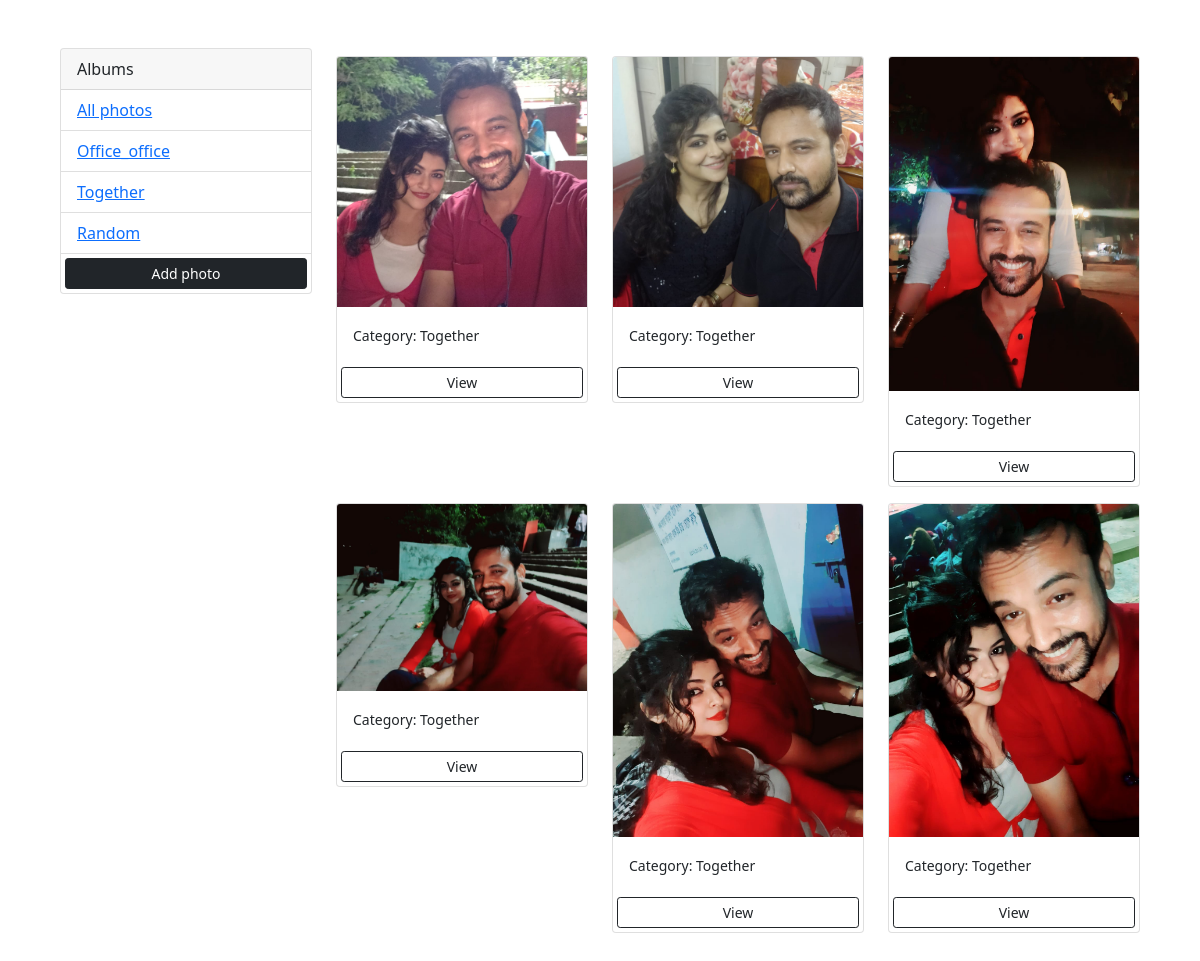
The app's page /?category=Together with its own data.
### photos/models.py (models this page shows, shortened)
class Category(models.Model):
    name = models.CharField(max_length=200, null=False, blank=False)

class Photo(models.Model):
    category = models.ForeignKey(Category, on_delete=models.SET_NULL, null=True, blank=True)
    image = models.ImageField(null=False, blank=False)
    description = models.TextField()

### photos/views.py (the view)
# urls.py: path('', views.gallery, name='gallery'),
def gallery(request):
    category = request.GET.get('category')
    if category is None:
        photos = Photo.objects.all()
    else:
        photos = Photo.objects.filter(category__name=category)
    categories = Category.objects.all()
    context = {'categories': categories, 'photos': photos}
    return render(request, 'photos/gallery.html', context)

### photos/templates/photos/gallery.html (shortened to what this page needs)
<!DOCTYPE html>
<html lang="en">
<head>
    <link href="https://cdn.jsdelivr.net/npm/bootstrap@5.0.2/dist/css/bootstrap.min.css" rel="stylesheet">
</head>
<body class="m-5">
    <div class="container">
        <div class="row">
            <div class="col-md-3">
                <div class="card">
                    <div class="card-header">
                        Albums
                    </div>
                    <ul class="list-group list-group-flush">
                        <li class="list-group-item">
                            <a href="{% url 'gallery' %}">All photos</a>
                        </li>
                        {% for category in categories %}
                        <li class="list-group-item">
                            <a href="{% url 'gallery' %}?category={{ category.name }}">{{ category.name }}</a>
                        </li>
                        {% endfor %}
                        <a href="{% url 'add' %}" class="btn btn-block btn-dark btn-sm m-1">
                            Add photo
                        </a>
                    </ul>
                </div>
            </div>
            <div class="col-md-9">
                <div class="row">
                    {% for photo in photos %}
                    <div class="col-md-4">
                        <div class="card my-2">
                            <img src="{{ photo.image.url }}" class="card-img-top">
                            <div class="card-body">
                                <small>Category: {{ photo.category.name }}</small>
                            </div>
                            <a href="{% url 'photo' photo.id %}" class="btn btn-outline-dark btn-sm m-1">View</a>
                        </div>
                    </div>
                    {% empty %}
                    <h3>No photos</h3>
                    {% endfor %}
                </div>
            </div>
        </div>
    </div>
</body>
</html>

### records on screen
Category: name "Office_office"
Category: name "Together"
Category: name "Random"
Photo: image (picture), category.name "Together"
Photo: image (picture), category.name "Together"
Photo: image (picture), category.name "Together"
Photo: image (picture), category.name "Together"
Photo: image (picture), category.name "Together"
Photo: image (picture), category.name "Together"
